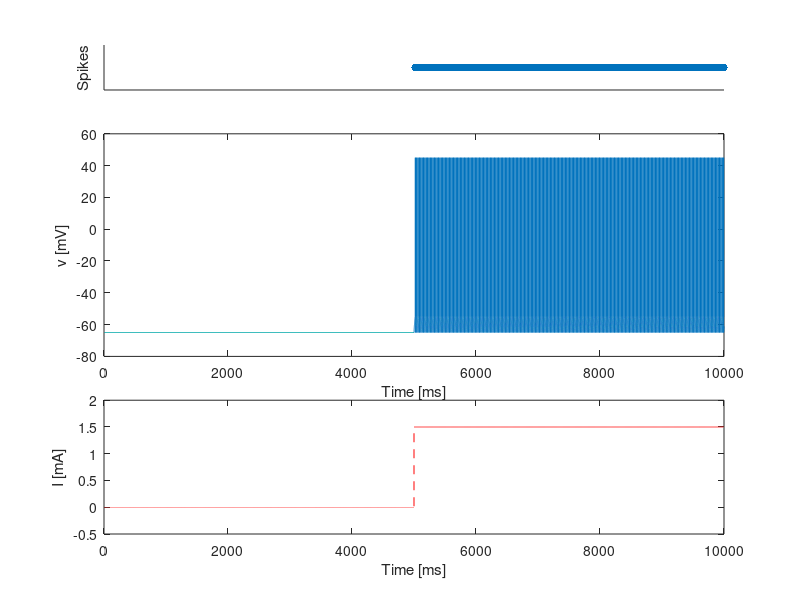

Here is the MATLAB script that generated this plot:
%% Homework 1-1 (20130124 Younghoon Kim)
clear; clc;

%% Initialization
E_rest = -65; tau = 20; dt = 0.1; R= 10; E_th = -55; t(1)=0; V_m(1)=E_rest;E_spk = 45; s(1)=0; I_inj(1)=0;

%% Simulation
for i=2:10000/dt
    t(i)=t(i-1)+dt;
    I_inj(i)=0;
    if(t(i) > 5000 && t(i) <10000); I_inj(i)=1.5; end                           % Current=1.5mA for [5,10]s
    V_m(i) = V_m(i-1)+dt/tau*(E_rest-V_m(i-1)+R*I_inj(i));                      % Voltage updated
    s(i)=0;                                                                     % Initialize the 'spike or non spike array'
    if V_m(i) > E_th                                                            % If the voltage is over the threshold
        s(i)=1;                                                                 % True value returned to the 'spike or non spike array'
        V_m(i-1) = E_spk;                                                       % Membrane voltage exceeds to the action potential
        V_m(i) = E_rest;                                                        % The membrane voltage goes to the resting potential right away
    end
end

%% Plot Result
figure(1); hold on;
subplot(6,1,1);
scatter(t, s, 'filled');
ylim([0.7 1.3]);
set(gca,'YTick',[]);
set(gca,'XTick',[]);
ylabel('Spikes');
subplot(6,1,[2 4]);
plot(t, V_m);
ylabel('v [mV]');
xlabel('Time [ms]');
subplot(6,1,[5 6]);
plot(t, I_inj, 'r--');
ylabel('I [mA]');
xlabel('Time [ms]');
ylim([-0.5 2]);
